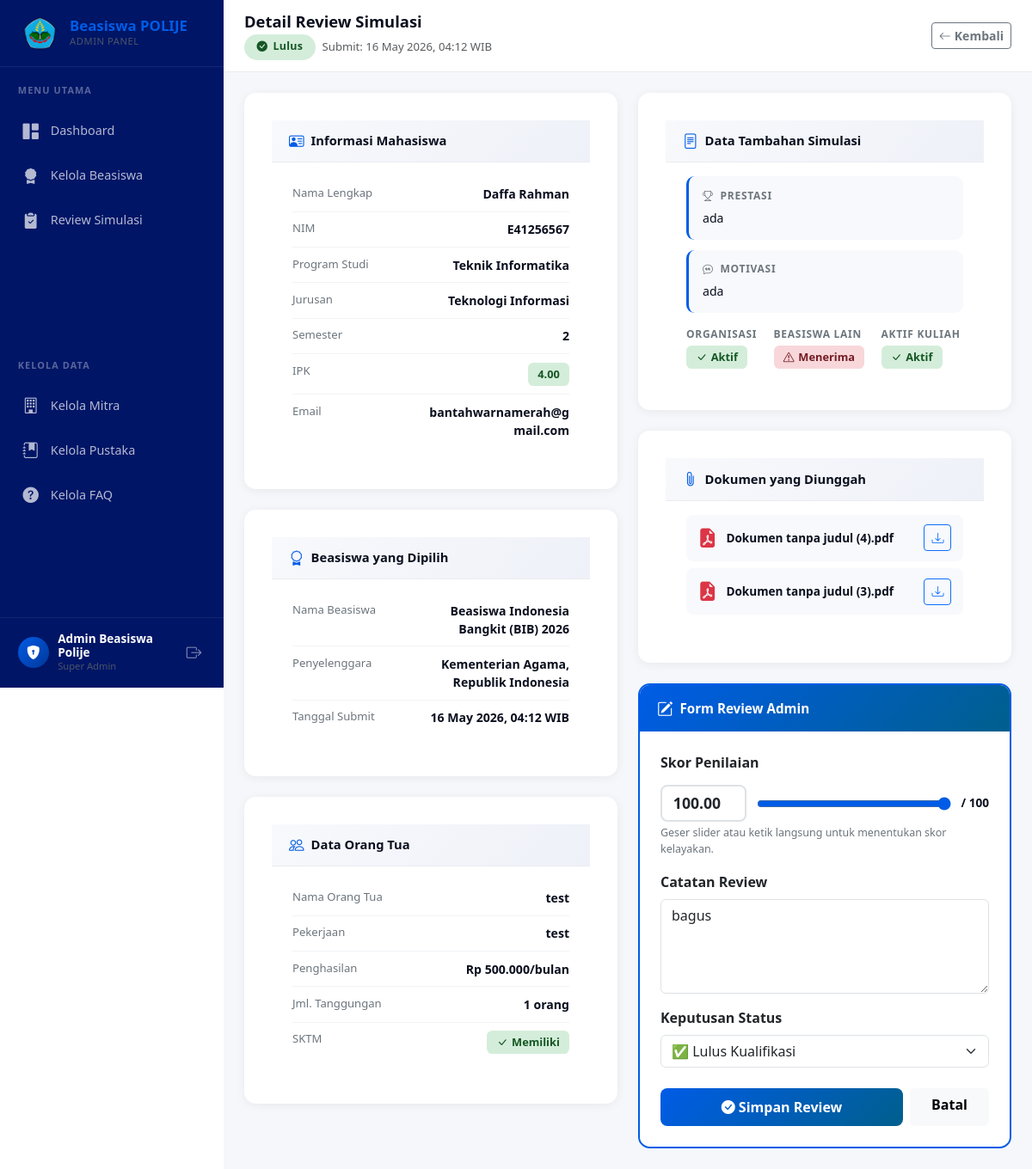
The page /public/frontend/admin/detail-review.php?id=8 (signed in) on the database its author committed.
### tables this page shows
CREATE TABLE `simulasi` (
  `id_simulasi` int NOT NULL AUTO_INCREMENT,
  `id_mahasiswa` int NOT NULL,
  `id_beasiswa` int NOT NULL,
  `created_at` timestamp NOT NULL DEFAULT CURRENT_TIMESTAMP,
  `tgl_submit` timestamp NULL DEFAULT NULL,
  `prestasi` text,
  `motivasi` text,
  `ikut_organisasi` text,
  `status_beasiswa_lain` tinyint(1) NOT NULL DEFAULT '0',
  `aktif_kuliah` tinyint(1) NOT NULL DEFAULT '1',
  PRIMARY KEY (`id_simulasi`),
  KEY `fk_simulasi_mahasiswa` (`id_mahasiswa`),
  KEY `fk_simulasi_beasiswa` (`id_beasiswa`),
  CONSTRAINT `fk_simulasi_beasiswa` FOREIGN KEY (`id_beasiswa`) REFERENCES `beasiswa` (`id_beasiswa`) ON DELETE CASCADE ON UPDATE CASCADE,
  CONSTRAINT `fk_simulasi_mahasiswa` FOREIGN KEY (`id_mahasiswa`) REFERENCES `mahasiswa` (`id_mahasiswa`) ON DELETE CASCADE ON UPDATE CASCADE
);

CREATE TABLE `mahasiswa` (
  `id_mahasiswa` int NOT NULL AUTO_INCREMENT,
  `NIM` varchar(20) NOT NULL,
  `nama` varchar(100) NOT NULL,
  `id_prodi` int NOT NULL,
  `semester` tinyint unsigned NOT NULL,
  `angkatan` year NOT NULL,
  `IPK` decimal(3,2) NOT NULL,
  `jenis_kelamin` enum('L','P') NOT NULL,
  `email` varchar(150) NOT NULL,
  `password` varchar(255) NOT NULL,
  `role` enum('mahasiswa') NOT NULL DEFAULT 'mahasiswa',
  PRIMARY KEY (`id_mahasiswa`),
  UNIQUE KEY `NIM` (`NIM`),
  UNIQUE KEY `email` (`email`),
  KEY `fk_mahasiswa_prodi` (`id_prodi`),
  CONSTRAINT `fk_mahasiswa_prodi` FOREIGN KEY (`id_prodi`) REFERENCES `prodi` (`id_prodi`) ON DELETE RESTRICT ON UPDATE CASCADE
);

CREATE TABLE `prodi` (
  `id_prodi` int NOT NULL AUTO_INCREMENT,
  `nama_prodi` varchar(100) NOT NULL,
  `nama_jurusan` varchar(100) NOT NULL,
  PRIMARY KEY (`id_prodi`)
);

CREATE TABLE `beasiswa` (
  `id_beasiswa` int NOT NULL AUTO_INCREMENT,
  `nama_beasiswa` varchar(200) NOT NULL,
  `nama_penyelenggara` varchar(150) NOT NULL,
  `deskripsi_singkat` varchar(500) NOT NULL,
  `deskripsi_lengkap` text NOT NULL,
  `informasi_beasiswa` text NOT NULL,
  `link_pendaftaran` varchar(500) NOT NULL,
  `poster_url` varchar(500) NOT NULL,
  `tgl_buka` date NOT NULL,
  `tgl_tutup` date NOT NULL,
  `status_pendaftaran` enum('belum_dibuka','dibuka','ditutup') NOT NULL,
  `status_verifikasi` enum('pending','terverifikasi','ditolak') NOT NULL DEFAULT 'pending',
  `upload_at` timestamp NOT NULL DEFAULT CURRENT_TIMESTAMP,
  `id_mitra` int DEFAULT NULL,
  `id_admin` int DEFAULT NULL,
  `alasan_penolakan` text,
  PRIMARY KEY (`id_beasiswa`),
  KEY `fk_beasiswa_mitra` (`id_mitra`),
  KEY `fk_beasiswa_admin` (`id_admin`),
  CONSTRAINT `fk_beasiswa_admin` FOREIGN KEY (`id_admin`) REFERENCES `admin` (`id_admin`) ON DELETE SET NULL ON UPDATE CASCADE,
  CONSTRAINT `fk_beasiswa_mitra` FOREIGN KEY (`id_mitra`) REFERENCES `mitra` (`id_mitra`) ON DELETE SET NULL ON UPDATE CASCADE
);

CREATE TABLE `data_orang_tua` (
  `id_ortu` int NOT NULL AUTO_INCREMENT,
  `id_simulasi` int NOT NULL,
  `nama_ortu` varchar(100) NOT NULL,
  `penghasilan_ortu` decimal(15,2) NOT NULL,
  `pekerjaan_ortu` varchar(100) NOT NULL,
  `jml_tanggungan` tinyint unsigned NOT NULL,
  `sktm` tinyint(1) NOT NULL DEFAULT '0',
  PRIMARY KEY (`id_ortu`),
  UNIQUE KEY `id_simulasi` (`id_simulasi`),
  CONSTRAINT `fk_ortu_simulasi` FOREIGN KEY (`id_simulasi`) REFERENCES `simulasi` (`id_simulasi`) ON DELETE CASCADE ON UPDATE CASCADE
);

CREATE TABLE `file_simulasi` (
  `id_file` int NOT NULL AUTO_INCREMENT,
  `id_simulasi` int NOT NULL,
  `nama_file` varchar(255) NOT NULL,
  `file_path` varchar(500) NOT NULL,
  `upload_at` timestamp NOT NULL DEFAULT CURRENT_TIMESTAMP,
  PRIMARY KEY (`id_file`),
  KEY `fk_file_simulasi` (`id_simulasi`),
  CONSTRAINT `fk_file_simulasi` FOREIGN KEY (`id_simulasi`) REFERENCES `simulasi` (`id_simulasi`) ON DELETE CASCADE ON UPDATE CASCADE
);

CREATE TABLE `hasil_simulasi` (
  `id_hasil_simulasi` int NOT NULL AUTO_INCREMENT,
  `id_simulasi` int NOT NULL,
  `id_admin` int DEFAULT NULL,
  `tgl_review` timestamp NULL DEFAULT NULL,
  `status_simulasi` enum('pending','lulus','tidak_lulus') NOT NULL DEFAULT 'pending',
  `skor` decimal(5,2) DEFAULT NULL,
  `catatan_admin` text,
  `is_read` tinyint(1) NOT NULL DEFAULT '0',
  PRIMARY KEY (`id_hasil_simulasi`),
  UNIQUE KEY `id_simulasi` (`id_simulasi`),
  KEY `fk_hasil_admin` (`id_admin`),
  CONSTRAINT `fk_hasil_admin` FOREIGN KEY (`id_admin`) REFERENCES `admin` (`id_admin`) ON DELETE SET NULL ON UPDATE CASCADE,
  CONSTRAINT `fk_hasil_simulasi` FOREIGN KEY (`id_simulasi`) REFERENCES `simulasi` (`id_simulasi`) ON DELETE CASCADE ON UPDATE CASCADE
);

### public/frontend/admin/detail-review.php (the view, shortened to what the rows shown need)
<?php
require_once CONFIG_PATH . 'Database.php';
require_once CLASSES_PATH . 'Simulasi.php';
$idSimulasi = $_GET['id'] ?? null;
$db = Database::getInstance()->getConnection();
$simulasiObj = new Simulasi($db);
$simulasi = $simulasiObj->getDetailLengkap((int) $idSimulasi);
$hasilStatus = $simulasi['hasil']['status_simulasi'] ?? 'pending';
require_once __DIR__ . '/../layout/header.php';
?>
<div class="main-content-admin review-detail-page">
    <div class="topbar-admin">
        <div>
            <h1 class="page-title mb-1">Detail Review Simulasi</h1>
            <div class="d-flex align-items-center gap-2">
                <span class="status-pill <?= $hasilStatus ?>" id="current-status">
                    <i
                        class="bi <?= $hasilStatus === 'lulus' ? 'bi-check-circle-fill' : ($hasilStatus === 'tidak_lulus' ? 'bi-x-circle-fill' : 'bi-clock-fill') ?>"></i>
                    <?= $hasilStatus === 'lulus' ? 'Lulus' : ($hasilStatus === 'tidak_lulus' ? 'Tidak Lulus' : 'Menunggu Review') ?>
                </span>
                <span class="text-muted" style="font-size:.82rem;">
                    Submit: <?= date('d M Y, H:i', strtotime($simulasi['tgl_submit'] ?? $simulasi['created_at'])) ?> WIB
                </span>
            </div>
        </div>
    </div>
    <div class="p-4">
        <div class="row g-4">
            <div class="col-lg-6">
                <div class="card detail-card mb-4">
                    <div class="card-body px-4 py-3">
                        <div class="info-row">
                            <span class="info-label">Nama Lengkap</span>
                            <span class="info-value"><?= htmlspecialchars($simulasi['nama']) ?></span>
                        </div>
                        <div class="info-row">
                            <span class="info-label">NIM</span>
                            <span class="info-value"><?= htmlspecialchars($simulasi['NIM']) ?></span>
                        </div>
                        <div class="info-row">
                            <span class="info-label">Program Studi</span>
                            <span class="info-value"><?= htmlspecialchars($simulasi['nama_prodi']) ?></span>
                        </div>
                        <div class="info-row">
                            <span class="info-label">Jurusan</span>
                            <span class="info-value"><?= htmlspecialchars($simulasi['nama_jurusan']) ?></span>
                        </div>
                        <div class="info-row">
                            <span class="info-label">Semester</span>
                            <span class="info-value"><?= htmlspecialchars((string) $simulasi['semester']) ?></span>
                        </div>
                        <div class="info-row">
                            <span class="info-value">
                                <span class="bool-badge <?= (float) $simulasi['IPK'] >= 3.0 ? 'yes' : 'no' ?>">
                                    <?= htmlspecialchars((string) $simulasi['IPK']) ?>
                                </span>
                            </span>
                        </div>
                        <div class="info-row">
                            <span class="info-label">Email</span>
                            <span class="info-value"><?= htmlspecialchars($simulasi['email_mahasiswa']) ?></span>
                        </div>
                    </div>
                </div>
                <div class="card detail-card mb-4">
                    <div class="card-body px-4 py-3">
                        <div class="info-row">
                            <span class="info-label">Nama Beasiswa</span>
                            <span class="info-value"><?= htmlspecialchars($simulasi['nama_beasiswa']) ?></span>
                        </div>
                        <div class="info-row">
                            <span class="info-label">Penyelenggara</span>
                            <span class="info-value"><?= htmlspecialchars($simulasi['nama_penyelenggara']) ?></span>
                        </div>
                        <div class="info-row">
                            <span class="info-label">Tanggal Submit</span>
                            <span
                                class="info-value"><?= date('d M Y, H:i', strtotime($simulasi['tgl_submit'] ?? $simulasi['created_at'])) ?>
                                WIB</span>
                        </div>
                    </div>
                </div>
                <div class="card detail-card mb-4">
                    <div class="card-body px-4 py-3">
                        <?php if (!empty($simulasi['orang_tua'])): ?>
                            <div class="info-row">
                                <span class="info-label">Nama Orang Tua</span>
                                <span
                                    class="info-value"><?= htmlspecialchars($simulasi['orang_tua']['nama_ortu'] ?? '-') ?></span>
                            </div>
                            <div class="info-row">
                                <span class="info-label">Pekerjaan</span>
                                <span
                                    class="info-value"><?= htmlspecialchars($simulasi['orang_tua']['pekerjaan_ortu'] ?? '-') ?></span>
                            </div>
                            <div class="info-row">
                                <span class="info-label">Penghasilan</span>
                                <span class="info-value">Rp
                                    <?= number_format((float) ($simulasi['orang_tua']['penghasilan_ortu'] ?? 0), 0, ',', '.') ?>/bulan</span>
                            </div>
                            <div class="info-row">
                                <span class="info-label">Jml. Tanggungan</span>
                                <span
                                    class="info-value"><?= htmlspecialchars((string) ($simulasi['orang_tua']['jml_tanggungan'] ?? 0)) ?>
                                    orang</span>
                            </div>
                            <div class="info-row">
                                <span class="info-label">SKTM</span>
                                <span class="info-value">
                                    <?php if (!empty($simulasi['orang_tua']['sktm'])): ?>
                                        <span class="bool-badge yes"><i class="bi bi-check-lg"></i> Memiliki</span>
                                    <?php else: ?>
                                        <span class="bool-badge no"><i class="bi bi-x-lg"></i> Tidak Ada</span>
                                    <?php endif; ?>
                                </span>
                            </div>
                        <?php else: ?>
                            <p class="text-muted mb-0">Data orang tua tidak tersedia.</p>
                        <?php endif; ?>
                    </div>
                </div>
            </div>
            <div class="col-lg-6">
                <div class="card detail-card mb-4">
                    <div class="card-body px-4 py-3">
                        <div class="data-block">
                            <div class="data-block-label"><i class="bi bi-trophy me-1"></i> Prestasi</div>
                            <div class="data-block-value"><?= nl2br(htmlspecialchars($simulasi['prestasi'] ?? '-')) ?>
                            </div>
                        </div>
                        <div class="data-block">
                            <div class="data-block-label"><i class="bi bi-chat-quote me-1"></i> Motivasi</div>
                            <div class="data-block-value"><?= nl2br(htmlspecialchars($simulasi['motivasi'] ?? '-')) ?>
                            </div>
                        </div>
                    </div>
                </div>
                <div class="card detail-card mb-4">
                    <div class="card-body px-4 py-3">
                        <?php if (empty($simulasi['files'])): ?>
                            <div class="text-center py-3">
                                <i class="bi bi-folder2-open text-muted" style="font-size:2rem;"></i>
                                <p class="text-muted mb-0 mt-2" style="font-size:.85rem;">Tidak ada dokumen yang diupload.
                                </p>
                            </div>
                        <?php else: ?>
                            <?php foreach ($simulasi['files'] as $file): ?>
                                <div class="file-item">
                                    <div class="d-flex align-items-center">
                                        <i class="bi bi-file-earmark-pdf-fill file-icon"></i>
                                        <span class="file-name"><?= htmlspecialchars($file['nama_file']) ?></span>
                                    </div>
                                    <a href="<?= UPLOAD_URL ?>simulasi/<?= htmlspecialchars(basename($file['file_path'])) ?>" download="<?= htmlspecialchars($file['nama_file']) ?>"
                                        class="btn btn-sm btn-outline-primary" title="Download">
                                        <i class="bi bi-download"></i>
                                    </a>
                                </div>
                            <?php endforeach; ?>
                        <?php endif; ?>
                    </div>
                </div>
                <div class="card review-form-card">
                    <div class="card-body p-4">
                        <form action="<?= BASE_URL ?>/backend/hasil-simulasi/update.php" method="POST" id="form-review">
                            <div class="mb-3">
                                <div class="skor-display">
                                    <input type="number" name="skor" id="skor-input" class="form-control" min="0"
                                        max="100" step="0.5"
                                        value="<?= htmlspecialchars((string) ($simulasi['hasil']['skor'] ?? '')) ?>"
                                        placeholder="0" required>
                                    <input type="range" id="skor-range" min="0" max="100" step="0.5"
                                        value="<?= (float) ($simulasi['hasil']['skor'] ?? 0) ?>">
                                    <span style="font-size:.85rem;font-weight:600;color:var(--color-text);">/ 100</span>
                                </div>
                            </div>
                            <div class="mb-3">
                                <label class="form-label fw-bold">Catatan Review</label>
                                <textarea class="form-control" name="catatan_admin" rows="4"
                                    placeholder="Tuliskan catatan atau feedback untuk mahasiswa..."
                                    required><?= htmlspecialchars($simulasi['hasil']['catatan_admin'] ?? '') ?></textarea>
                            </div>
                            <div class="mb-4">
                                <label class="form-label fw-bold">Keputusan Status</label>
                                <select class="form-select" name="status_simulasi" id="status-select" required>
                                    <option value="lulus" <?= $hasilStatus === 'lulus' ? 'selected' : '' ?>>✅ Lulus
                                        Kualifikasi</option>
                                </select>
                            </div>
                        </form>
                    </div>
                </div>
            </div>
        </div>
    </div>
</div>
</body>
</html>

### rows shown on the page
simulasi: tgl_submit "16 May 2026, 04:12", id_mahasiswa.nama "Daffa Rahman", id_mahasiswa.NIM "E41256567", prodi.nama_prodi "Teknik Informatika", prodi.nama_jurusan "Teknologi Informasi", id_mahasiswa.semester "2", id_mahasiswa.IPK "4.00", id_mahasiswa.email "bantahwarnamerah@gmail.com", id_beasiswa.nama_beasiswa "Beasiswa Indonesia Bangkit (BIB) 2026", id_beasiswa.nama_penyelenggara "Kementerian Agama, Republik Indonesia", prestasi "ada", motivasi "ada"
data_orang_tua: nama_ortu "test", pekerjaan_ortu "test", penghasilan_ortu "500.000", jml_tanggungan "1"
file_simulasi: nama_file "Dokumen tanpa judul (4).pdf"
file_simulasi: nama_file "Dokumen tanpa judul (3).pdf"
hasil_simulasi: skor "100.00", skor "100", catatan_admin "bagus", status_simulasi "✅ Lulus Kualifikasi"

### other values the page prints
$adminName "Admin Beasiswa Polije"
